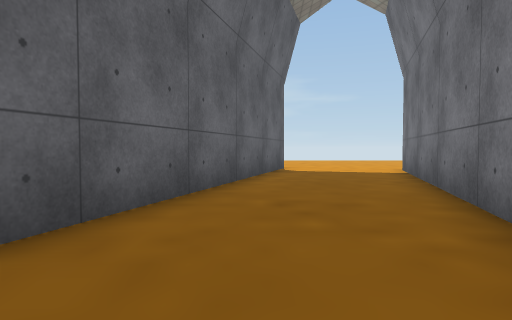
view 1 (above)

22 first-person views from a walk through a Unity game level. The camera is 0.68 m above the floor, tilts 2° down and sees 75° across. The floor is counted in squares, 1 m on a side. Each view is taken from the middle of a square. On the plan, view 1 faces up. The plan holds only what a view shows up to about 10 squares ahead; the rest is blank. The place goes on beyond the plan. Some animated figures are left out. Door leaves are left out, so doorways stand open. Some surface patterns are stand-ins.

view 2
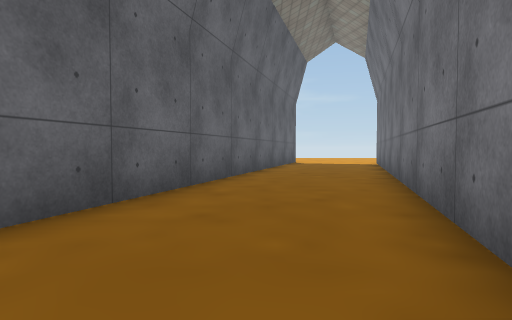

view 3
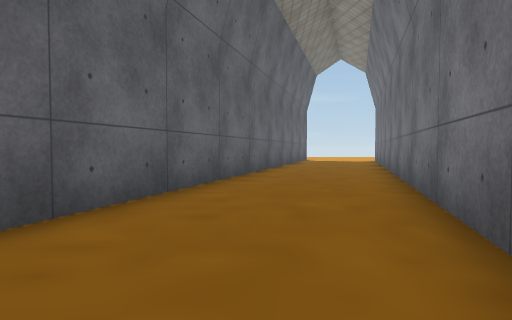

view 4
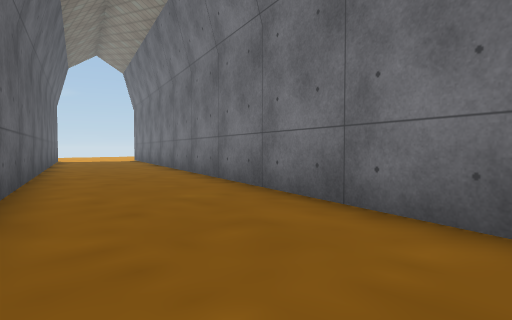

view 5
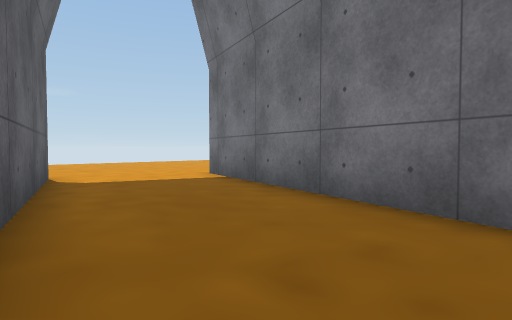

view 6
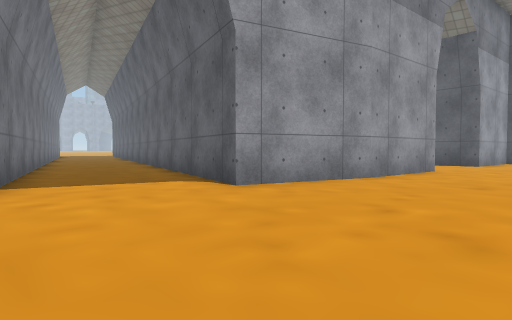

view 7
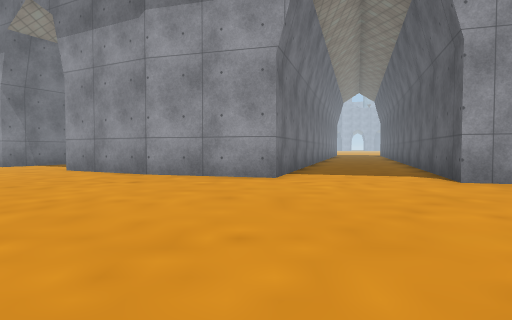

view 8
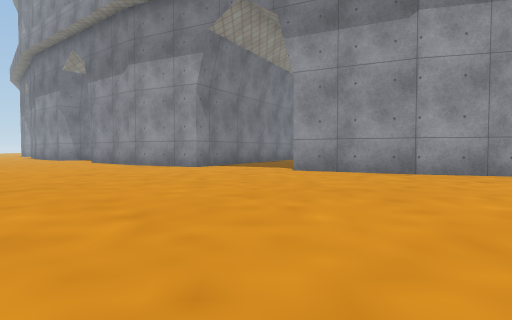

view 9
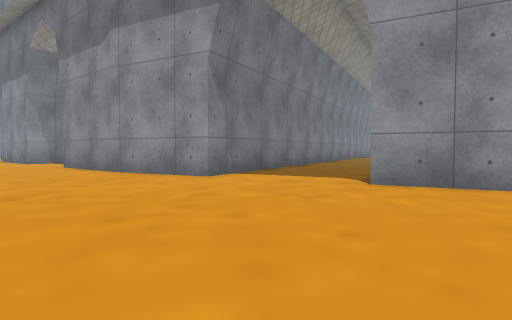

view 10
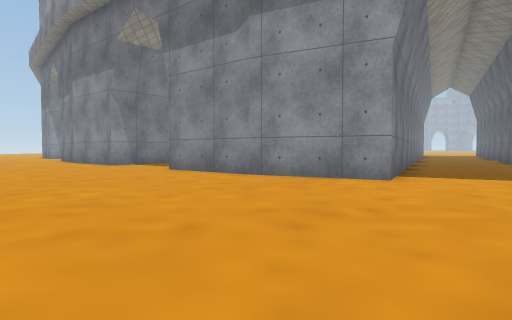

view 11
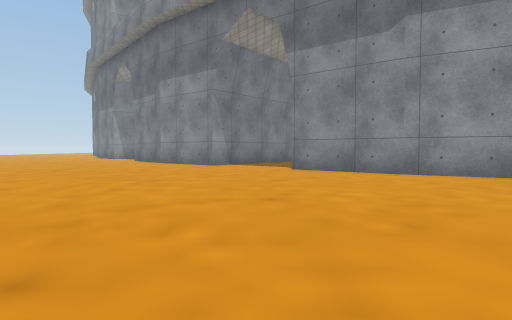

view 12
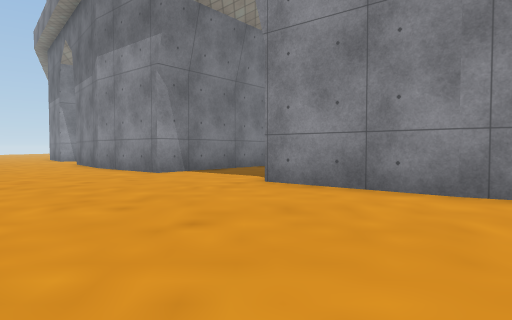

view 13
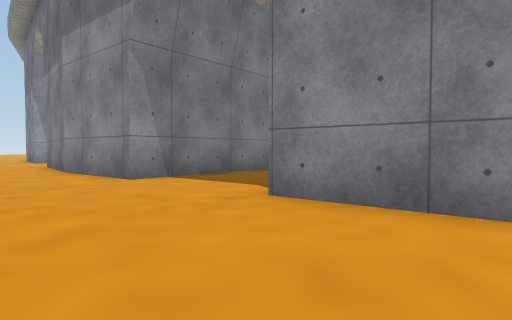

view 14
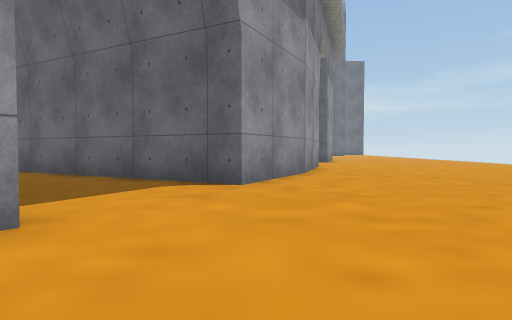

view 15
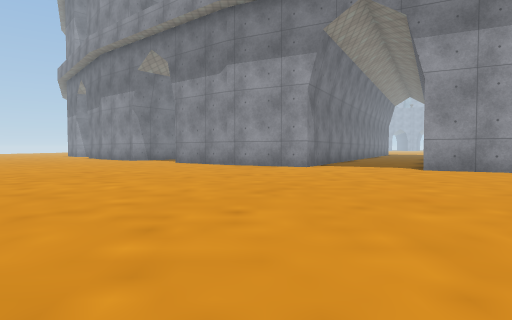

view 16
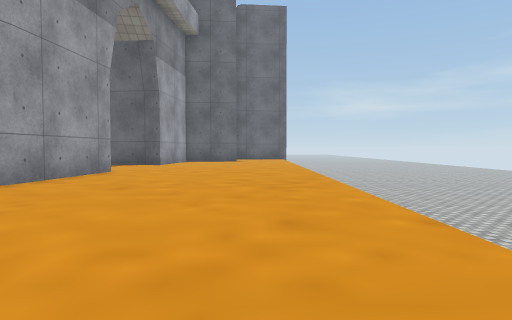

view 17
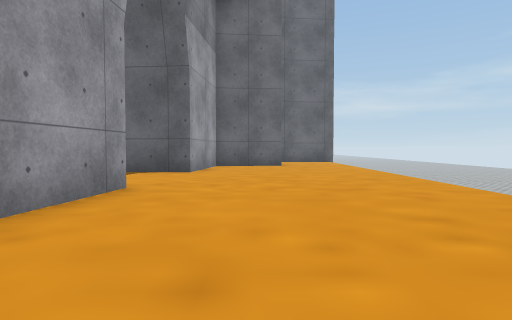

view 18
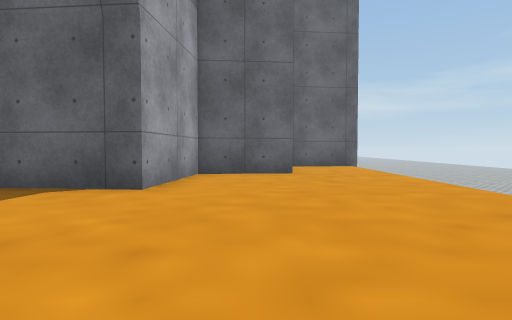

view 19
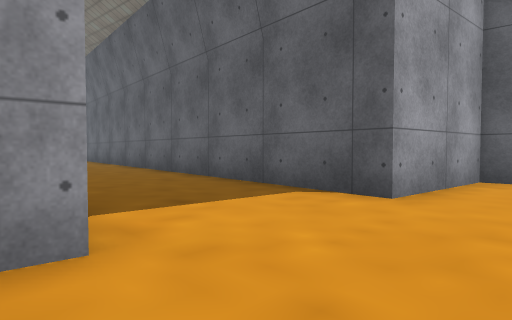

view 20
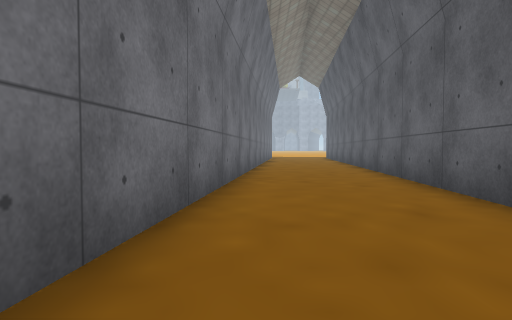

view 21
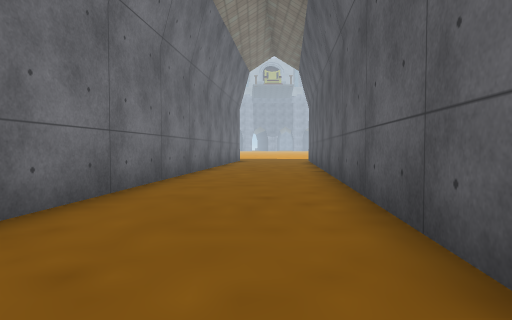

view 22
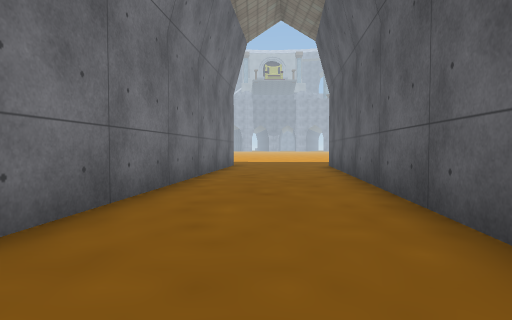

### Floor plan
Key: @ floor where view 1 was taken; # wall or solid block; . floor; v drop or lower ground.
Columns run from 14 left of view 1 to 24 right of it. Each row starts with its distance up from view 1.
 19  vvvvvvvvvvvvvvvv
 18 .................. .      .   .
 17 .....................    ... ...
 16  #....................  .........
 15  #................................
 14  #................................
 13  ####...............................
 12     #...#######......................
 11     #...#     #.......................
 10     #...#     #....##..................
  9     #...#     #...######...............
  8     #...#    ##...#    ##..............
  7     #...#    #....#     #..............
  6    ##...#    #...##    ##..............
  5    #....#   ##...#     #....###........
  4    #....#   #....#    ##...## ##.......
  3    #....#   #....#    #....#   ###.....
  2    #...##   #...##   ##.         #.....
  1    #...#   ##...#    #            .....
  0    #...#   #..@.#                 .....
 -1    #...#   #...##                 ..###
 -2    #...#  ##...#                  .####
 -3    #...#  #....#                  .#
 -4    #...#  #...##
 -5   ##...#  #...#
 -6   #....#  ....#
 -7   #....#  ....#
 -8   #...##  ...##

Where each view was taken, in squares from view 1:
view 1: 0 up, 0 right, facing up
view 2: 5 down, 1 left, facing up
view 3: 8 down, 2 left, facing up
view 4: 8 down, 4 left, facing up-right
view 5: 3 up, 1 left, facing up-right
view 6: 16 up, 5 right, facing down-left
view 7: 18 up, 5 right, facing down
view 8: 18 up, 12 right, facing down
view 9: 14 up, 13 right, facing down
view 10: 13 up, 17 right, facing down
view 11: 13 up, 21 right, facing down
view 12: 9 up, 20 right, facing down
view 13: 7 up, 20 right, facing down
view 14: 8 up, 17 right, facing left
view 15: 18 up, 16 right, facing down
view 16: 17 up, 4 right, facing left
view 17: 15 up, 0 right, facing left
view 18: 15 up, 4 left, facing left
view 19: 15 up, 5 left, facing down-left
view 20: 12 up, 7 left, facing down
view 21: 7 up, 9 left, facing down
view 22: 2 up, 9 left, facing down
